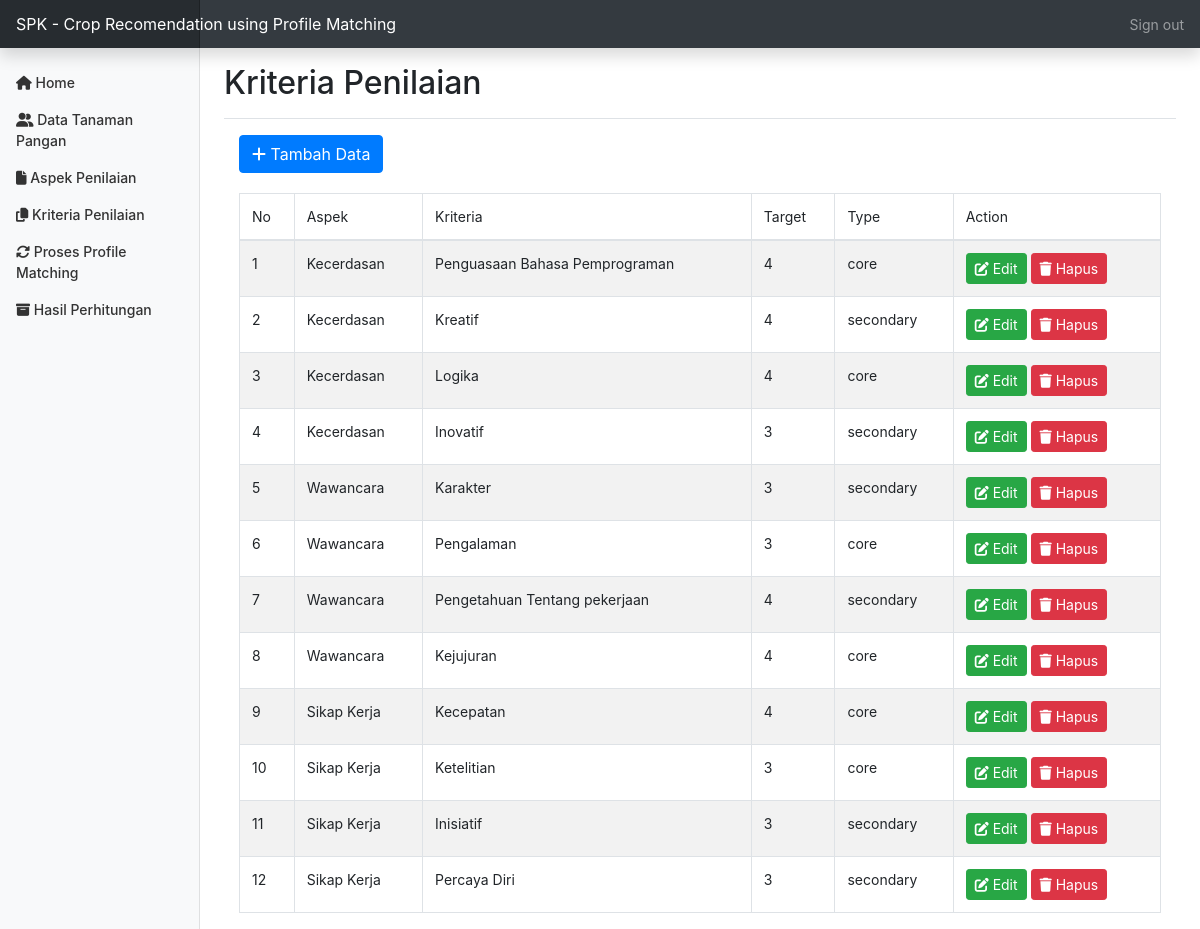
Page /home.php?page=kriteria (signed in) on the earlier database version.
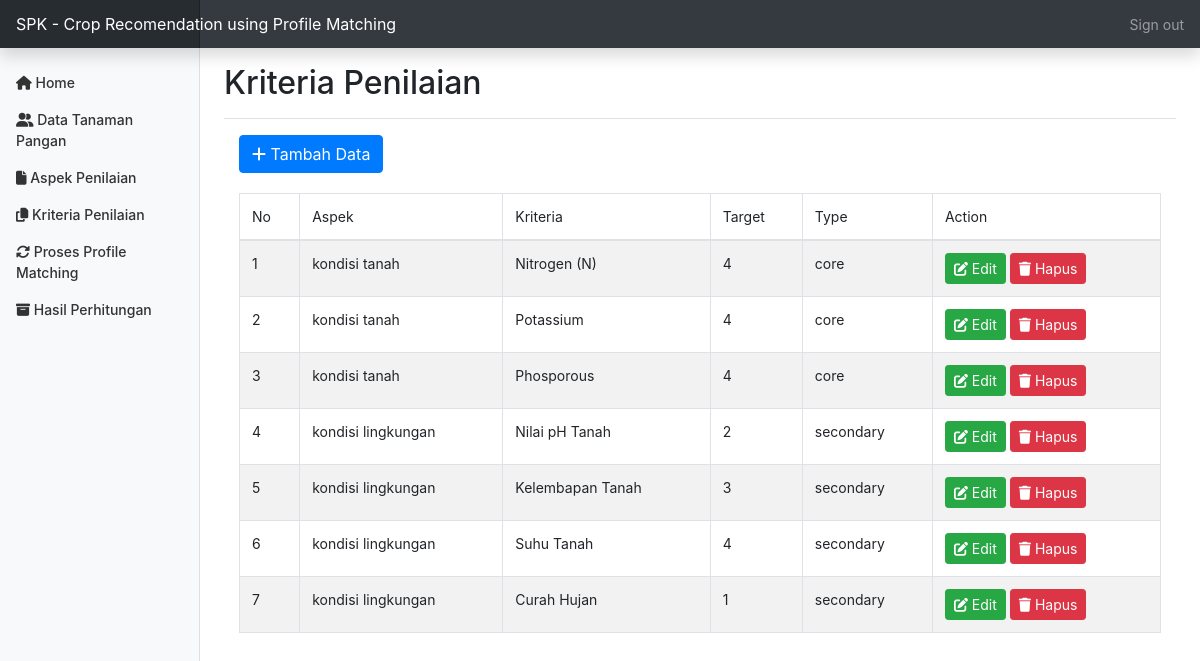
Same page on the later database version.
### tables this page shows
CREATE TABLE `pm_faktor` (
  `id_faktor` tinyint(3) UNSIGNED NOT NULL,
  `id_aspek` tinyint(3) UNSIGNED NOT NULL,
  `faktor` varchar(30) NOT NULL,
  `target` tinyint(3) NOT NULL,
  `type` set('core','secondary') DEFAULT NULL
);

CREATE TABLE `pm_aspek` (
  `id_aspek` tinyint(3) UNSIGNED NOT NULL,
  `aspek` varchar(100) NOT NULL,
  `prosentase` float NOT NULL,
  `bobot_core` float NOT NULL,
  `bobot_secondary` float NOT NULL
);

### kriteria.php (the view, shortened to what this page needs)
<div class="container">
		<a href="home.php?page=tambah_kriteria">
			<button style="margin-bottom: 20px;" class="btn btn-primary"> <i class="fa fa-plus"></i> Tambah Data </button>
		</a>
		<table id="example" class="table table-striped table-bordered" style="width:100%">
	    	<thead>
	    		<tr>
	    			<td>No</td>
	    			<td>Aspek</td>
	    			<td>Kriteria</td>
	    			<td>Target</td>
	    			<td>Type</td>
	    			<td>Action</td>
	    		</tr>
	    	</thead>
	    	<tbody>
				<?php
			        $no = 1;
			        $query = "SELECT * FROM pm_faktor a LEFT join pm_aspek b on a.id_aspek = b.id_aspek ORDER BY a.id_aspek ASC";
			        $pm_faktor = $koneksi->prepare($query);
			        $pm_faktor->execute();
			        $res1 = $pm_faktor->get_result();
			        if ($res1->num_rows > 0) {
				        while ($row = $res1->fetch_assoc()) {
				        	$id = $row['id_faktor'];
				        	$aspek = $row['aspek'];
				            $faktor = $row['faktor'];
				            $target = $row['target'];
				            $type = $row['type'];
				?>
					<tr>
						<td><?php echo $no++; ?></td>
						<td><?php echo $aspek; ?></td>
						<td><?php echo $faktor; ?></td>
						<td><?php echo $target; ?></td>
						<td><?php echo $type; ?></td>
						<td>
							<a href="home.php?page=edit_kriteria&aa=<?php echo base64_encode($id) ?>">
								<button class="btn btn-success btn-sm"> <i class="fa fa-edit"></i> Edit </button>
							</a>
							<a href="hapus_kriteria.php?aa=<?php echo base64_encode($id) ?>" onclick="javascript: return confirm('Apakah Anda yakin ingin menghapus data ini?')">
								<button class="btn btn-danger btn-sm"> <i class="fa fa-trash"></i> Hapus </button>
							</a>
						</td>
					</tr>
			    <?php } } else { ?>
				    <tr>
				    	<td colspan='7'>Tidak ada data ditemukan</td>
				    </tr>
			    <?php } ?>
	    	</tbody>
	    </table>
    </div>

### home.php (shortened to what this page needs)
<?php
if( empty( $_SESSION['id_user'] ) ){
  $_SESSION['err'] = '<strong>ERROR!</strong> Anda harus login terlebih dahulu.';
  header('Location: ./login.php');
  die();
} else {
?>
<!DOCTYPE html>
<html lang="en">
  <head>
    <link href="css/bootstrap.css" rel="stylesheet">
    <link rel="stylesheet" type="text/css" href="css/dataTables.bootstrap4.min.css">
    <link href="css/dashboard.css" rel="stylesheet">
  </head>
  <body>
    <nav class="navbar navbar-dark sticky-top bg-dark flex-md-nowrap p-0 shadow">
  <a class="navbar-brand col-md-3 col-lg-2 mr-0 px-3" href="#">SPK - Crop Recomendation using Profile Matching</a>
  <ul class="navbar-nav px-3">
    <li class="nav-item text-nowrap">
      <a class="nav-link" href="keluar.php"> <span data-feather="log-out"></span> Sign out </a>
    </li>
  </ul>
</nav>
<div class="container-fluid">
  <div class="row">
     <?php include "menu.php"; ?>
    <main role="main" class="col-md-9 ml-sm-auto col-lg-10 px-md-4">
      <div class="d-flex justify-content-between flex-wrap flex-md-nowrap align-items-center pt-3 pb-2 mb-3 border-bottom">
        <h1 class="h2">
          <?php
            if (isset($_REQUEST['page'])){
               $page = $_REQUEST['page'];
              switch($page ){
                case 'kriteria':
                  echo "Kriteria Penilaian";
                  break;
                }
            } else {
              echo "Home";
            }
          ?>
        </h1>
      </div>
      <div class="table-responsive">
        <?php
  if( isset($_REQUEST['page'] )){
    $page = $_REQUEST['page'];
    switch($page ){
      case 'kriteria':
        include "kriteria.php";
        break;
    }
  }
  ?>
      </div>
    </main>
  </div>
</div>
  </body>
</html>
<?php
}
?>

### menu.php (shortened to what this page needs)
<?php
    if( !empty( $_SESSION['id_user'] ) ){
?>
<nav id="sidebarMenu" class="col-md-3 col-lg-2 d-md-block bg-light sidebar collapse">
      <div class="sidebar-sticky pt-3">
        <ul class="nav flex-column">
          <li class="nav-item">
            <a class="nav-link" href="home.php">
              <span class="fas fa-home" style="font-size:14px"></span>
              Home <span class="sr-only">(current)</span>
            </a>
          </li>
          <li class="nav-item">
            <a class="nav-link" href="?page=pelamar">
              <span class="fas fa-user-friends" style="font-size:14px"></span>
              Data Tanaman Pangan
            </a>
          </li>
          <li class="nav-item">
            <a class="nav-link" href="?page=aspek">
              <span class="fas fa-file" style="font-size:14px"></span>
              Aspek Penilaian
            </a>
          </li>
           <li class="nav-item">
            <a class="nav-link" href="?page=kriteria">
              <span class="fas fa-copy" style="font-size:14px"></span>
              Kriteria Penilaian
            </a>
          </li>
          <li class="nav-item">
            <a class="nav-link" href="?page=profile">
              <span class="fas fa-sync-alt" style="font-size:14px"></span>
              Proses Profile Matching
            </a>
          </li>
          <li class="nav-item">
            <a class="nav-link" href="?page=perhitungan">
              <span class="fas fa-archive" style="font-size:14px"></span>
              Hasil Perhitungan
            </a>
          </li>
        </ul>
      </div>
    </nav>
<?php
} else {
	header("Location: ./");
	die();
}
?>

### css/dashboard.css (style rules this page uses)
body { font-size: .875rem; }
.sidebar { position: fixed; top: 0; bottom: 0; left: 0; z-index: 100; padding: 48px 0 0; box-shadow: inset -1px 0 0 rgba(0, 0, 0, .1); }
.sidebar-sticky { position: relative; top: 0; height: calc(100vh - 48px); padding-top: .5rem; overflow-x: hidden; overflow-y: auto; }
.sidebar .nav-link { font-weight: 500; color: #333; }
.navbar-brand { padding-top: .75rem; padding-bottom: .75rem; font-size: 1rem; background-color: rgba(0, 0, 0, .25); box-shadow: inset -1px 0 0 rgba(0, 0, 0, .25); }

Differences in the rows shown:
removed pm_faktor: id_aspek.aspek "Wawancara", faktor "Karakter", target "3", type "secondary"
removed pm_faktor: id_aspek.aspek "Sikap Kerja", faktor "Kecepatan", target "4", type "core"
removed pm_faktor: id_aspek.aspek "Sikap Kerja", faktor "Ketelitian", target "3", type "core"
removed pm_faktor: id_aspek.aspek "Sikap Kerja", faktor "Inisiatif", target "3", type "secondary"
removed pm_faktor: id_aspek.aspek "Sikap Kerja", faktor "Percaya Diri", target "3", type "secondary"
changed pm_faktor: id_aspek.aspek "Kecerdasan" → "kondisi tanah"; faktor "Penguasaan Bahasa Pemprograman" → "Nitrogen (N)"
changed pm_faktor: id_aspek.aspek "Kecerdasan" → "kondisi tanah"; faktor "Kreatif" → "Potassium"; type "secondary" → "core"
changed pm_faktor: id_aspek.aspek "Kecerdasan" → "kondisi tanah"; faktor "Logika" → "Phosporous"
changed pm_faktor: id_aspek.aspek "Wawancara" → "kondisi lingkungan"; faktor "Pengetahuan Tentang pekerjaan" → "Nilai pH Tanah"; target "4" → "2"; moves up the list
changed pm_faktor: id_aspek.aspek "Wawancara" → "kondisi lingkungan"; faktor "Kejujuran" → "Kelembapan Tanah"; target "4" → "3"; type "core" → "secondary"; moves up the list
changed pm_faktor: id_aspek.aspek "Kecerdasan" → "kondisi lingkungan"; faktor "Inovatif" → "Suhu Tanah"; target "3" → "4"
changed pm_faktor: id_aspek.aspek "Wawancara" → "kondisi lingkungan"; faktor "Pengalaman" → "Curah Hujan"; target "3" → "1"; type "core" → "secondary"
